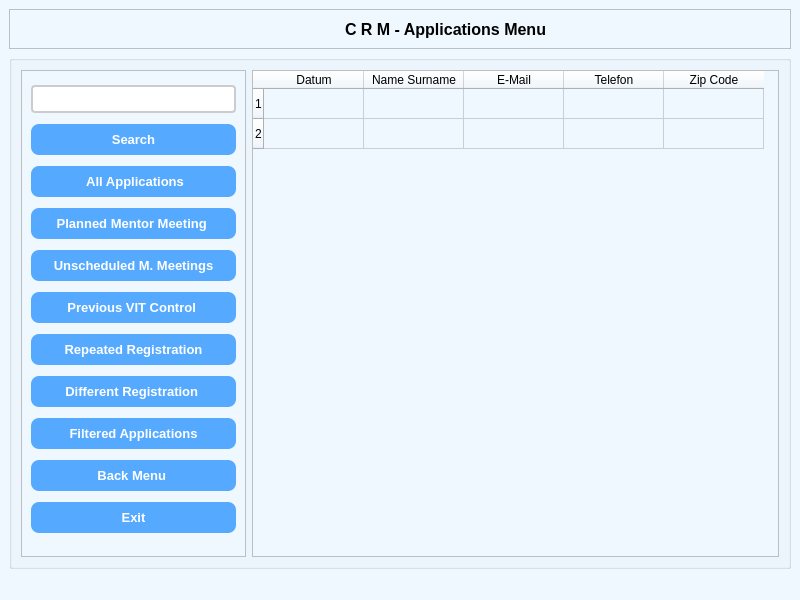
<?xml version="1.0" encoding="UTF-8"?>
<ui version="4.0">
 <class>MainWindow</class>
 <widget class="QMainWindow" name="MainWindow">
  <property name="geometry">
   <rect>
    <x>0</x>
    <y>0</y>
    <width>800</width>
    <height>600</height>
   </rect>
  </property>
  <property name="windowTitle">
   <string>MainWindow</string>
  </property>
  <property name="styleSheet">
   <string notr="true">QWidget {
    background-color: #f0f8ff;
}

QPushButton {
    background-color: #4CAF50;
    color: white;
    border-radius: 8px;
    padding: 5px;
}

QPushButton:hover {
    background-color: #45a049;
}

QLineEdit {
    border: 2px solid #ccc;
    border-radius: 4px;
    padding: 4px;
    background-color: #ffffff;
}
</string>
  </property>
  <widget class="QWidget" name="centralwidget">
   <layout class="QVBoxLayout" name="verticalLayout_2">
    <item>
     <widget class="QFrame" name="frame_7">
      <property name="frameShape">
       <enum>QFrame::StyledPanel</enum>
      </property>
      <property name="frameShadow">
       <enum>QFrame::Raised</enum>
      </property>
      <layout class="QHBoxLayout" name="horizontalLayout">
       <item>
        <spacer name="horizontalSpacer">
         <property name="orientation">
          <enum>Qt::Horizontal</enum>
         </property>
         <property name="sizeType">
          <enum>QSizePolicy::Fixed</enum>
         </property>
         <property name="sizeHint" stdset="0">
          <size>
           <width>78</width>
           <height>20</height>
          </size>
         </property>
        </spacer>
       </item>
       <item>
        <widget class="QLabel" name="label">
         <property name="text">
          <string/>
         </property>
         <property name="pixmap">
          <pixmap>Icons/png/rsz_rsz_logo_vit-7-3-2.png</pixmap>
         </property>
        </widget>
       </item>
       <item>
        <spacer name="horizontalSpacer_3">
         <property name="orientation">
          <enum>Qt::Horizontal</enum>
         </property>
         <property name="sizeHint" stdset="0">
          <size>
           <width>40</width>
           <height>20</height>
          </size>
         </property>
        </spacer>
       </item>
       <item>
        <widget class="QLabel" name="label_3">
         <property name="font">
          <font>
           <pointsize>12</pointsize>
           <weight>75</weight>
           <bold>true</bold>
          </font>
         </property>
         <property name="text">
          <string>C R M - Applications Menu</string>
         </property>
        </widget>
       </item>
       <item>
        <spacer name="horizontalSpacer_4">
         <property name="orientation">
          <enum>Qt::Horizontal</enum>
         </property>
         <property name="sizeHint" stdset="0">
          <size>
           <width>40</width>
           <height>20</height>
          </size>
         </property>
        </spacer>
       </item>
      </layout>
     </widget>
    </item>
    <item>
     <widget class="QGroupBox" name="groupBox">
      <property name="title">
       <string/>
      </property>
      <layout class="QHBoxLayout" name="horizontalLayout_3">
       <item>
        <widget class="QFrame" name="frame">
         <property name="maximumSize">
          <size>
           <width>225</width>
           <height>16777215</height>
          </size>
         </property>
         <property name="frameShape">
          <enum>QFrame::StyledPanel</enum>
         </property>
         <property name="frameShadow">
          <enum>QFrame::Raised</enum>
         </property>
         <layout class="QVBoxLayout" name="verticalLayout">
          <item>
           <widget class="QLineEdit" name="applications_linedit_input">
            <property name="sizePolicy">
             <sizepolicy hsizetype="Expanding" vsizetype="Fixed">
              <horstretch>0</horstretch>
              <verstretch>0</verstretch>
             </sizepolicy>
            </property>
            <property name="minimumSize">
             <size>
              <width>205</width>
              <height>0</height>
             </size>
            </property>
           </widget>
          </item>
          <item>
           <widget class="QPushButton" name="applications_buton_search">
            <property name="sizePolicy">
             <sizepolicy hsizetype="Expanding" vsizetype="Fixed">
              <horstretch>0</horstretch>
              <verstretch>0</verstretch>
             </sizepolicy>
            </property>
            <property name="minimumSize">
             <size>
              <width>205</width>
              <height>0</height>
             </size>
            </property>
            <property name="font">
             <font>
              <pointsize>10</pointsize>
              <weight>75</weight>
              <bold>true</bold>
             </font>
            </property>
            <property name="layoutDirection">
             <enum>Qt::LeftToRight</enum>
            </property>
            <property name="styleSheet">
             <string notr="true">QPushButton {
    background-color: #55aaff;
    color: white;
    border-radius: 8px;
    padding: 8px;
    font-weight: bold;
}

QPushButton:hover {
    background-color: #8263c6;
}

QPushButton:pressed {
    background-color: #594097;
}
</string>
            </property>
            <property name="text">
             <string>Search</string>
            </property>
            <property name="icon">
             <iconset>
              <normaloff>Icons/search.png</normaloff>Icons/search.png</iconset>
            </property>
            <property name="iconSize">
             <size>
              <width>16</width>
              <height>16</height>
             </size>
            </property>
           </widget>
          </item>
          <item>
           <widget class="QPushButton" name="applications_buton_all_aplications">
            <property name="sizePolicy">
             <sizepolicy hsizetype="Expanding" vsizetype="Fixed">
              <horstretch>0</horstretch>
              <verstretch>0</verstretch>
             </sizepolicy>
            </property>
            <property name="minimumSize">
             <size>
              <width>205</width>
              <height>0</height>
             </size>
            </property>
            <property name="font">
             <font>
              <pointsize>10</pointsize>
              <weight>75</weight>
              <bold>true</bold>
             </font>
            </property>
            <property name="styleSheet">
             <string notr="true">QPushButton {
    background-color: #55aaff;
    color: white;
    border-radius: 8px;
    padding: 8px;
    font-weight: bold;
}

QPushButton:hover {
    background-color: #8263c6;
}

QPushButton:pressed {
    background-color: #594097;
}
</string>
            </property>
            <property name="text">
             <string>	All Applications</string>
            </property>
            <property name="icon">
             <iconset>
              <normaloff>Icons/preference_admin.png</normaloff>Icons/preference_admin.png</iconset>
            </property>
           </widget>
          </item>
          <item>
           <widget class="QPushButton" name="applications_buton_planned_meeting">
            <property name="sizePolicy">
             <sizepolicy hsizetype="Expanding" vsizetype="Fixed">
              <horstretch>0</horstretch>
              <verstretch>0</verstretch>
             </sizepolicy>
            </property>
            <property name="minimumSize">
             <size>
              <width>205</width>
              <height>0</height>
             </size>
            </property>
            <property name="font">
             <font>
              <pointsize>10</pointsize>
              <weight>75</weight>
              <bold>true</bold>
             </font>
            </property>
            <property name="styleSheet">
             <string notr="true">QPushButton {
    background-color: #55aaff;
    color: white;
    border-radius: 8px;
    padding: 8px;
    font-weight: bold;
}

QPushButton:hover {
    background-color: #8263c6;
}

QPushButton:pressed {
    background-color: #594097;
}
</string>
            </property>
            <property name="text">
             <string>Planned Mentor Meeting </string>
            </property>
            <property name="icon">
             <iconset>
              <normaloff>Icons/planned_meeting.png</normaloff>Icons/planned_meeting.png</iconset>
            </property>
           </widget>
          </item>
          <item>
           <widget class="QPushButton" name="applications_buton_unscheduledmeeting">
            <property name="sizePolicy">
             <sizepolicy hsizetype="Expanding" vsizetype="Fixed">
              <horstretch>0</horstretch>
              <verstretch>0</verstretch>
             </sizepolicy>
            </property>
            <property name="minimumSize">
             <size>
              <width>205</width>
              <height>0</height>
             </size>
            </property>
            <property name="font">
             <font>
              <pointsize>10</pointsize>
              <weight>75</weight>
              <bold>true</bold>
             </font>
            </property>
            <property name="styleSheet">
             <string notr="true">QPushButton {
    background-color: #55aaff;
    color: white;
    border-radius: 8px;
    padding: 8px;
    font-weight: bold;
}

QPushButton:hover {
    background-color: #8263c6;
}

QPushButton:pressed {
    background-color: #594097;
}
</string>
            </property>
            <property name="text">
             <string>Unscheduled M. Meetings</string>
            </property>
            <property name="icon">
             <iconset>
              <normaloff>Icons/Unscheduled_Meetings.png</normaloff>Icons/Unscheduled_Meetings.png</iconset>
            </property>
           </widget>
          </item>
          <item>
           <widget class="QPushButton" name="applications_buton_previousvit">
            <property name="sizePolicy">
             <sizepolicy hsizetype="Expanding" vsizetype="Fixed">
              <horstretch>0</horstretch>
              <verstretch>0</verstretch>
             </sizepolicy>
            </property>
            <property name="minimumSize">
             <size>
              <width>205</width>
              <height>0</height>
             </size>
            </property>
            <property name="font">
             <font>
              <pointsize>10</pointsize>
              <weight>75</weight>
              <bold>true</bold>
             </font>
            </property>
            <property name="styleSheet">
             <string notr="true">QPushButton {
    background-color: #55aaff;
    color: white;
    border-radius: 8px;
    padding: 8px;
    font-weight: bold;
}

QPushButton:hover {
    background-color: #8263c6;
}

QPushButton:pressed {
    background-color: #594097;
}
</string>
            </property>
            <property name="text">
             <string>Previous VIT Control </string>
            </property>
            <property name="icon">
             <iconset>
              <normaloff>Icons/previous_vit.png</normaloff>Icons/previous_vit.png</iconset>
            </property>
           </widget>
          </item>
          <item>
           <widget class="QPushButton" name="applications_buton_repeated_registration">
            <property name="sizePolicy">
             <sizepolicy hsizetype="Expanding" vsizetype="Fixed">
              <horstretch>0</horstretch>
              <verstretch>0</verstretch>
             </sizepolicy>
            </property>
            <property name="minimumSize">
             <size>
              <width>205</width>
              <height>0</height>
             </size>
            </property>
            <property name="font">
             <font>
              <pointsize>10</pointsize>
              <weight>75</weight>
              <bold>true</bold>
             </font>
            </property>
            <property name="styleSheet">
             <string notr="true">QPushButton {
    background-color: #55aaff;
    color: white;
    border-radius: 8px;
    padding: 8px;
    font-weight: bold;
}

QPushButton:hover {
    background-color: #8263c6;
}

QPushButton:pressed {
    background-color: #594097;
}
</string>
            </property>
            <property name="text">
             <string>Repeated Registration</string>
            </property>
            <property name="icon">
             <iconset>
              <normaloff>Icons/Repeated_Registration.png</normaloff>Icons/Repeated_Registration.png</iconset>
            </property>
           </widget>
          </item>
          <item>
           <widget class="QPushButton" name="applications_buton_different_registration">
            <property name="sizePolicy">
             <sizepolicy hsizetype="Expanding" vsizetype="Fixed">
              <horstretch>0</horstretch>
              <verstretch>0</verstretch>
             </sizepolicy>
            </property>
            <property name="minimumSize">
             <size>
              <width>205</width>
              <height>0</height>
             </size>
            </property>
            <property name="font">
             <font>
              <pointsize>10</pointsize>
              <weight>75</weight>
              <bold>true</bold>
             </font>
            </property>
            <property name="styleSheet">
             <string notr="true">QPushButton {
    background-color: #55aaff;
    color: white;
    border-radius: 8px;
    padding: 8px;
    font-weight: bold;
}

QPushButton:hover {
    background-color: #8263c6;
}

QPushButton:pressed {
    background-color: #594097;
}
</string>
            </property>
            <property name="text">
             <string>Different Registration </string>
            </property>
            <property name="icon">
             <iconset>
              <normaloff>Icons/different_registration.png</normaloff>Icons/different_registration.png</iconset>
            </property>
           </widget>
          </item>
          <item>
           <widget class="QPushButton" name="applications_buton_filtered_applications">
            <property name="sizePolicy">
             <sizepolicy hsizetype="Expanding" vsizetype="Fixed">
              <horstretch>0</horstretch>
              <verstretch>0</verstretch>
             </sizepolicy>
            </property>
            <property name="minimumSize">
             <size>
              <width>205</width>
              <height>0</height>
             </size>
            </property>
            <property name="font">
             <font>
              <pointsize>10</pointsize>
              <weight>75</weight>
              <bold>true</bold>
             </font>
            </property>
            <property name="styleSheet">
             <string notr="true">QPushButton {
    background-color: #55aaff;
    color: white;
    border-radius: 8px;
    padding: 8px;
    font-weight: bold;
}

QPushButton:hover {
    background-color: #8263c6;
}

QPushButton:pressed {
    background-color: #594097;
}
</string>
            </property>
            <property name="text">
             <string>Filtered Applications</string>
            </property>
            <property name="icon">
             <iconset>
              <normaloff>Icons/preference_admin.png</normaloff>Icons/preference_admin.png</iconset>
            </property>
           </widget>
          </item>
          <item>
           <widget class="QPushButton" name="applications_buton_back_menu">
            <property name="sizePolicy">
             <sizepolicy hsizetype="Expanding" vsizetype="Fixed">
              <horstretch>0</horstretch>
              <verstretch>0</verstretch>
             </sizepolicy>
            </property>
            <property name="minimumSize">
             <size>
              <width>205</width>
              <height>0</height>
             </size>
            </property>
            <property name="font">
             <font>
              <pointsize>10</pointsize>
              <weight>75</weight>
              <bold>true</bold>
             </font>
            </property>
            <property name="styleSheet">
             <string notr="true">QPushButton {
    background-color: #55aaff;
    color: white;
    border-radius: 8px;
    padding: 8px;
    font-weight: bold;
}

QPushButton:hover {
    background-color: #8263c6;
}

QPushButton:pressed {
    background-color: #594097;
}
</string>
            </property>
            <property name="text">
             <string>Back Menu </string>
            </property>
            <property name="icon">
             <iconset>
              <normaloff>Icons/back_menu.png</normaloff>Icons/back_menu.png</iconset>
            </property>
           </widget>
          </item>
          <item>
           <widget class="QPushButton" name="applications_buton_exit">
            <property name="sizePolicy">
             <sizepolicy hsizetype="Expanding" vsizetype="Fixed">
              <horstretch>0</horstretch>
              <verstretch>0</verstretch>
             </sizepolicy>
            </property>
            <property name="minimumSize">
             <size>
              <width>205</width>
              <height>0</height>
             </size>
            </property>
            <property name="font">
             <font>
              <pointsize>10</pointsize>
              <weight>75</weight>
              <bold>true</bold>
             </font>
            </property>
            <property name="styleSheet">
             <string notr="true">QPushButton {
    background-color: #55aaff;
    color: white;
    border-radius: 8px;
    padding: 8px;
    font-weight: bold;
}

QPushButton:hover {
    background-color: #8263c6;
}

QPushButton:pressed {
    background-color: #594097;
}
</string>
            </property>
            <property name="text">
             <string>Exit</string>
            </property>
            <property name="icon">
             <iconset>
              <normaloff>Icons/exit-icon.png</normaloff>Icons/exit-icon.png</iconset>
            </property>
           </widget>
          </item>
         </layout>
        </widget>
       </item>
       <item>
        <widget class="QTableWidget" name="tblSonuclar">
         <row>
          <property name="text">
           <string>1</string>
          </property>
         </row>
         <row>
          <property name="text">
           <string>2</string>
          </property>
         </row>
         <column>
          <property name="text">
           <string>Datum</string>
          </property>
         </column>
         <column>
          <property name="text">
           <string>Name Surname</string>
          </property>
         </column>
         <column>
          <property name="text">
           <string>E-Mail</string>
          </property>
         </column>
         <column>
          <property name="text">
           <string>Telefon</string>
          </property>
         </column>
         <column>
          <property name="text">
           <string>Zip Code</string>
          </property>
         </column>
        </widget>
       </item>
      </layout>
     </widget>
    </item>
   </layout>
  </widget>
  <widget class="QStatusBar" name="statusbar"/>
  <action name="action1_Bsamak">
   <property name="text">
    <string>1. Bsamak</string>
   </property>
  </action>
 </widget>
 <tabstops>
  <tabstop>applications_buton_filtered_applications</tabstop>
  <tabstop>applications_buton_different_registration</tabstop>
  <tabstop>applications_buton_unscheduledmeeting</tabstop>
  <tabstop>applications_buton_search</tabstop>
  <tabstop>applications_linedit_input</tabstop>
  <tabstop>tblSonuclar</tabstop>
  <tabstop>applications_buton_back_menu</tabstop>
  <tabstop>applications_buton_repeated_registration</tabstop>
  <tabstop>applications_buton_exit</tabstop>
  <tabstop>applications_buton_all_aplications</tabstop>
  <tabstop>applications_buton_previousvit</tabstop>
  <tabstop>applications_buton_planned_meeting</tabstop>
 </tabstops>
 <resources/>
 <connections/>
</ui>
